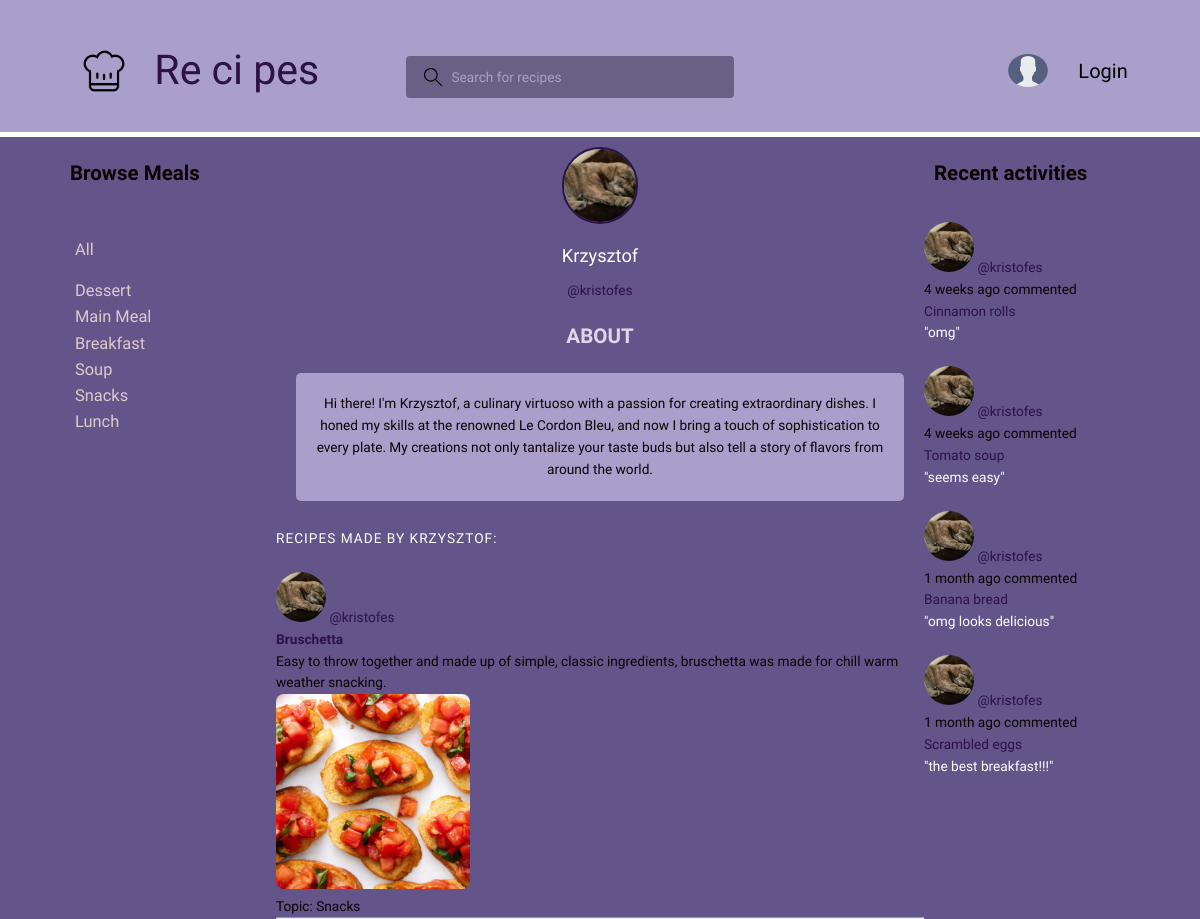
Screenshot of /profile/5/ with the database file from the repository.
### base/models.py (models this page shows, shortened)
class Topic(models.Model):
    name = models.CharField(max_length=200)

class User(AbstractUser):
    name = models.CharField(max_length=200, null=True)
    email = models.EmailField(unique=True, null=True)
    bio = models.TextField(null=True)
    avatar = models.ImageField(null=True, default='avatar.svg')
    REQUIRED_FIELDS = []

class Recipe(models.Model):
    name = models.CharField(max_length=200)
    description = models.TextField(null=True, blank=True)
    topic = models.ForeignKey(Topic, on_delete=models.SET_NULL, null=True)
    pub_date = models.DateTimeField(auto_now_add=True)
    autor = models.ForeignKey(User, on_delete=models.CASCADE, null=True)
    recipe_image = models.ImageField(default='avatar.svg')
    text = models.TextField(null=True)
    REQUIRED_FIELDS = [recipe_image]
    class Meta:
        ordering = ['-pub_date']
    def __str__(self):
        return str(self.name)

class Comment(models.Model):
    user = models.ForeignKey(User, on_delete=models.CASCADE)
    recipe = models.ForeignKey(Recipe, on_delete=models.CASCADE)
    body = models.TextField()
    created = models.DateTimeField(auto_now_add=True)
    class Meta:
        ordering = ['-created']
    def __str__(self):
        return self.body[0:50]

### base/views.py (the view)
# urls.py: path('profile/<str:pk>/', views.userProfile, name='user-profile'),
def userProfile(request, pk):
    user = User.objects.get(id=pk)
    recipes = user.recipe_set.all()
    comments = user.comment_set.all()
    topics = Topic.objects.all()
    context = {'user': user, 'recipes': recipes, 'comments': comments, 'topics': topics}
    return render(request, 'base/profile.html', context)

### base/templates/base/profile.html (shortened to what this page needs)
{% extends 'main.html' %}
{% block content %}
<main>
  <div class="container">
    <div>
    {% include 'base/topics.html' %}
    </div>
    <div class="recipeList">
      <div class="profile">
        <div class="profile__avatar">
          <div class="avatar avatar--large active">
            <img src="{{user.avatar.url}}" />
          </div>
        </div>
        <div class="profile__info">
          <h3>{{user.name}}</h3>
          <p>@{{user.username}}</p>
        </div>
        <div class="profile__about">
          <h3>About</h3>
          <p class="about">
            {{user.bio}}
          </p>
        </div>
      </div>
      <div class="recipeList__header">
        <div>
          <h2>Recipes made by {{user.name }}: </a>
          </h2>
        </div>
      </div>
      {% include 'base/feed_component.html' %}
    </div>
    <div>
    {% include 'base/activity_component.html' %}
        </div>
  </div>
</main>
{% endblock content %}

### base/templates/base/topics.html
<div>
        <h3>Browse Meals</h3>
        <br>
    <div class="topics">
        <a class ='topic_link' href="{% url 'home' %}">All</a>
    </div>
    <div class="topics">
        {% for topic in topics %}
            <div>
                <a class="topic_link" href="{% url 'home' %}?q={{ topic.name }}">{{ topic.name }}</a>
            </div>
        {% endfor %}
    </div>
    </div>

### base/templates/base/feed_component.html (shortened to what this page needs)
{% for recipe in recipes %}
            <div>
            <div>
                <img width="50px" src="{{ recipe.autor.avatar.url }} ">
                <a href="{% url 'user-profile' recipe.autor.id %}">@{{ recipe.autor.username }}</a>
            </div>
                <h5 style="font-weight: bold;"><a  href="{% url 'recipe' recipe.id %}"> {{ recipe.name }}</a></h5>
                <p>{{ recipe.description }}</p>
                <img class="recipe_image_feed" src=" {{ recipe.recipe_image.url }}">
                <br>
                <small id="recipe_topic" >Topic: {{ recipe.topic.name }}</small>
            </div>
        {% endfor %}

### base/templates/base/activity_component.html
<h3>Recent activities</h3>
        <br>
        {% for comment in comments %}
            <div>
                <img id='act_img' width='50px' src="{{ comment.user.avatar.url }}">
                <small> <a href="{%  url 'user-profile' comment.user.id %}" >@{{ comment.user }}</a> <br> {{ comment.created| timesince }} ago commented</small>
                <br>
                <small>  <a href="{% url 'recipe' comment.recipe.id %}">{{comment.recipe}}</a> </small>
                <br>
                <p style="color:#ffffff">"{{ comment }}"</p>
                <br>
            </div>
        {% endfor %}

### static/styles/style.css (style rules this page uses)
* { font-family: 'Comfortaa', sans-serif; margin: 0; padding: 0; box-sizing: border-box; text-rendering: optimizeLegibility; font-size: inherit; }
html { font-size: 57%; }
body { line-height: 1.6; font-weight: 400; font-size: 1.5rem; color: #0c0000; background-color: #63558a; min-height: 100vh; }
img { width: 50px; height: 50px; object-fit: cover; border-radius: 50%; }
a { display: inline-block; color: #2c1246; text-decoration: none; }
.recipe_image_feed { border-radius: 4%; width: 30%; height: 30%; }
.container { max-width: 120rem; width: 90%; margin: auto; }
.about { background-color: #aa9fcb; border-radius: 5px; margin: 20px; height: 20%; padding: 20px; }
.topic_link { color: #dccbcb }
.avatar { position: relative; display: inline-block; border-radius: 50%; border: 2px solid #2c1246; }
.avatar img { display: block; border-radius: 50%; object-fit: cover; object-position: center; }
.avatar.avatar--large img { display: block; width: 8rem; height: 8rem; border-radius: 50%; }
.avatar.avatar--large:after { width: 1rem; height: 1rem; bottom: 2px; right: 3.5px; }
::placeholder { color: #aa9fcb; opacity: 1; }
.recipeList__header { display: flex; justify-content: space-between; align-items: center; margin-bottom: 2.4rem; }
.recipeList__header h2 { text-transform: uppercase; font-weight: 500; color: #ffffff; letter-spacing: 1px; }
h3 { font-size: 150%; margin: 10px }
.topics { font-size: 120%; margin: 15px }
.profile { margin-bottom: 3rem; }
.profile__avatar { text-align: center; }
.profile__info { text-align: center; }
.profile__info h3 { font-size: 2rem; color: white; font-weight: 400; }
.profile__info p { color: #2c1246; font-weight: 500; margin-bottom: 1rem; }
.profile__about { margin-top: 2rem; text-align: center; }
.container { display: grid; grid-template-columns: 1fr 3fr 1fr; margin-top: 10px; }
.profile__about h3 { text-transform: uppercase; color: #e2d5ea; margin-bottom: 0.5rem; }

### rows the page displays
Topic: name "Dessert"
Topic: name "Main Meal"
Topic: name "Breakfast"
Topic: name "Soup"
Topic: name "Snacks"
Topic: name "Lunch"
User: avatar (picture), name "Krzysztof", username "kristofes", bio "Hi there! I'm Krzysztof, a culinary virtuoso with a passion for creating extraordinary dishes. I honed my skills at the renowned Le Cordon Bleu, and now I bring a touch of sophistication to every plate. My creations not only tantalize your taste buds but also tell a story of flavors from around the world.", name "KRZYSZTOF"
Recipe: autor.avatar (picture), autor.username "kristofes", name "Bruschetta", description "Easy to throw together and made up of simple, classic ingredients, bruschetta was made for chill warm weather snacking.", recipe_image (picture), topic.name "Snacks"
Comment: user.avatar (picture), user "kristofes", created "4 weeks", recipe "Cinnamon rolls", body "omg"
Comment: user.avatar (picture), user "kristofes", created "4 weeks", recipe "Tomato soup", body "seems easy"
Comment: user.avatar (picture), user "kristofes", created "1 month", recipe "Banana bread", body "omg looks delicious"
Comment: user.avatar (picture), user "kristofes", created "1 month", recipe "Scrambled eggs", body "the best breakfast!!!"
